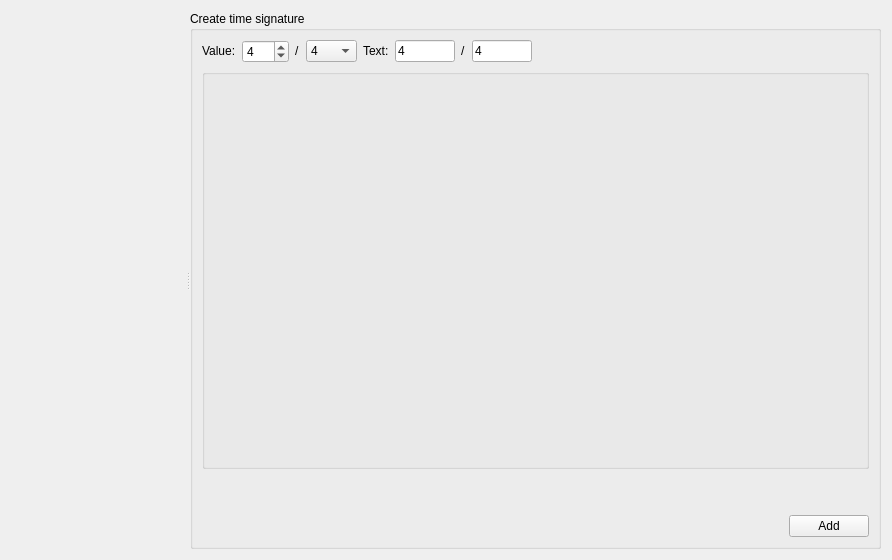
<?xml version="1.0" encoding="UTF-8"?>
<ui version="4.0">
 <class>TimeDialogBase</class>
 <widget class="QWidget" name="TimeDialogBase">
  <property name="geometry">
   <rect>
    <x>0</x>
    <y>0</y>
    <width>892</width>
    <height>560</height>
   </rect>
  </property>
  <property name="windowTitle">
   <string/>
  </property>
  <layout class="QVBoxLayout" name="verticalLayout">
   <item>
    <widget class="QSplitter" name="splitter">
     <property name="orientation">
      <enum>Qt::Horizontal</enum>
     </property>
     <widget class="QFrame" name="frame">
      <property name="sizePolicy">
       <sizepolicy hsizetype="Expanding" vsizetype="Expanding">
        <horstretch>0</horstretch>
        <verstretch>0</verstretch>
       </sizepolicy>
      </property>
     </widget>
     <widget class="QGroupBox" name="groupBox">
      <property name="sizePolicy">
       <sizepolicy hsizetype="Expanding" vsizetype="Expanding">
        <horstretch>0</horstretch>
        <verstretch>0</verstretch>
       </sizepolicy>
      </property>
      <property name="autoFillBackground">
       <bool>true</bool>
      </property>
      <property name="title">
       <string>Create time signature</string>
      </property>
      <layout class="QVBoxLayout" name="verticalLayout_2">
       <item>
        <layout class="QHBoxLayout" name="horizontalLayout_3">
         <item>
          <layout class="QHBoxLayout" name="horizontalLayout">
           <item>
            <widget class="QLabel" name="label_7">
             <property name="sizePolicy">
              <sizepolicy hsizetype="Preferred" vsizetype="Fixed">
               <horstretch>0</horstretch>
               <verstretch>0</verstretch>
              </sizepolicy>
             </property>
             <property name="text">
              <string>Value:</string>
             </property>
             <property name="buddy">
              <cstring>zNominal</cstring>
             </property>
            </widget>
           </item>
           <item>
            <widget class="QSpinBox" name="zNominal">
             <property name="sizePolicy">
              <sizepolicy hsizetype="Preferred" vsizetype="Fixed">
               <horstretch>0</horstretch>
               <verstretch>0</verstretch>
              </sizepolicy>
             </property>
             <property name="maximumSize">
              <size>
               <width>60</width>
               <height>16777215</height>
              </size>
             </property>
             <property name="minimum">
              <number>1</number>
             </property>
             <property name="maximum">
              <number>999</number>
             </property>
             <property name="value">
              <number>4</number>
             </property>
            </widget>
           </item>
           <item>
            <widget class="QLabel" name="label_9">
             <property name="sizePolicy">
              <sizepolicy hsizetype="Preferred" vsizetype="Fixed">
               <horstretch>0</horstretch>
               <verstretch>0</verstretch>
              </sizepolicy>
             </property>
             <property name="text">
              <string notr="true">/</string>
             </property>
             <property name="buddy">
              <cstring>nNominal</cstring>
             </property>
            </widget>
           </item>
           <item>
            <widget class="QComboBox" name="nNominal">
             <property name="currentIndex">
              <number>2</number>
             </property>
             <item>
              <property name="text">
               <string>1</string>
              </property>
             </item>
             <item>
              <property name="text">
               <string>2</string>
              </property>
             </item>
             <item>
              <property name="text">
               <string>4</string>
              </property>
             </item>
             <item>
              <property name="text">
               <string>8</string>
              </property>
             </item>
             <item>
              <property name="text">
               <string>16</string>
              </property>
             </item>
             <item>
              <property name="text">
               <string>32</string>
              </property>
             </item>
             <item>
              <property name="text">
               <string>64</string>
              </property>
             </item>
             <item>
              <property name="text">
               <string>128</string>
              </property>
             </item>
            </widget>
           </item>
          </layout>
         </item>
         <item>
          <layout class="QHBoxLayout" name="horizontalLayout_2">
           <item>
            <widget class="QLabel" name="label_3">
             <property name="sizePolicy">
              <sizepolicy hsizetype="Preferred" vsizetype="Fixed">
               <horstretch>0</horstretch>
               <verstretch>0</verstretch>
              </sizepolicy>
             </property>
             <property name="text">
              <string>Text:</string>
             </property>
             <property name="buddy">
              <cstring>zText</cstring>
             </property>
            </widget>
           </item>
           <item>
            <widget class="QLineEdit" name="zText">
             <property name="sizePolicy">
              <sizepolicy hsizetype="Preferred" vsizetype="Fixed">
               <horstretch>0</horstretch>
               <verstretch>0</verstretch>
              </sizepolicy>
             </property>
             <property name="maximumSize">
              <size>
               <width>60</width>
               <height>16777215</height>
              </size>
             </property>
             <property name="text">
              <string>4</string>
             </property>
            </widget>
           </item>
           <item>
            <widget class="QLabel" name="label_8">
             <property name="sizePolicy">
              <sizepolicy hsizetype="Fixed" vsizetype="Fixed">
               <horstretch>0</horstretch>
               <verstretch>0</verstretch>
              </sizepolicy>
             </property>
             <property name="text">
              <string notr="true">/</string>
             </property>
             <property name="buddy">
              <cstring>nText</cstring>
             </property>
            </widget>
           </item>
           <item>
            <widget class="QLineEdit" name="nText">
             <property name="sizePolicy">
              <sizepolicy hsizetype="Preferred" vsizetype="Fixed">
               <horstretch>0</horstretch>
               <verstretch>0</verstretch>
              </sizepolicy>
             </property>
             <property name="maximumSize">
              <size>
               <width>60</width>
               <height>16777215</height>
              </size>
             </property>
             <property name="text">
              <string>4</string>
             </property>
            </widget>
           </item>
           <item>
            <spacer name="horizontalSpacer">
             <property name="orientation">
              <enum>Qt::Horizontal</enum>
             </property>
             <property name="sizeHint" stdset="0">
              <size>
               <width>40</width>
               <height>20</height>
              </size>
             </property>
            </spacer>
           </item>
          </layout>
         </item>
        </layout>
       </item>
       <item>
        <widget class="mu::palette::NoteGroups" name="groups">
         <property name="sizePolicy">
          <sizepolicy hsizetype="Expanding" vsizetype="Expanding">
           <horstretch>0</horstretch>
           <verstretch>0</verstretch>
          </sizepolicy>
         </property>
        </widget>
       </item>
       <item>
        <spacer name="verticalSpacer">
         <property name="orientation">
          <enum>Qt::Vertical</enum>
         </property>
         <property name="sizeType">
          <enum>QSizePolicy::Maximum</enum>
         </property>
         <property name="sizeHint" stdset="0">
          <size>
           <width>20</width>
           <height>40</height>
          </size>
         </property>
        </spacer>
       </item>
       <item>
        <layout class="QHBoxLayout" name="horizontalLayout_4">
         <item>
          <spacer name="horizontalSpacer_2">
           <property name="orientation">
            <enum>Qt::Horizontal</enum>
           </property>
           <property name="sizeHint" stdset="0">
            <size>
             <width>40</width>
             <height>20</height>
            </size>
           </property>
          </spacer>
         </item>
         <item>
          <widget class="QPushButton" name="addButton">
           <property name="sizePolicy">
            <sizepolicy hsizetype="Preferred" vsizetype="Fixed">
             <horstretch>0</horstretch>
             <verstretch>0</verstretch>
            </sizepolicy>
           </property>
           <property name="toolTip">
            <string>Add time signature to master palette</string>
           </property>
           <property name="text">
            <string>Add</string>
           </property>
          </widget>
         </item>
        </layout>
       </item>
      </layout>
     </widget>
    </widget>
   </item>
  </layout>
 </widget>
 <customwidgets>
  <customwidget>
   <class>mu::palette::NoteGroups</class>
   <extends>QGroupBox</extends>
   <header>palette/widgets/noteGroups.h</header>
   <container>1</container>
  </customwidget>
 </customwidgets>
 <resources/>
 <connections/>
</ui>
